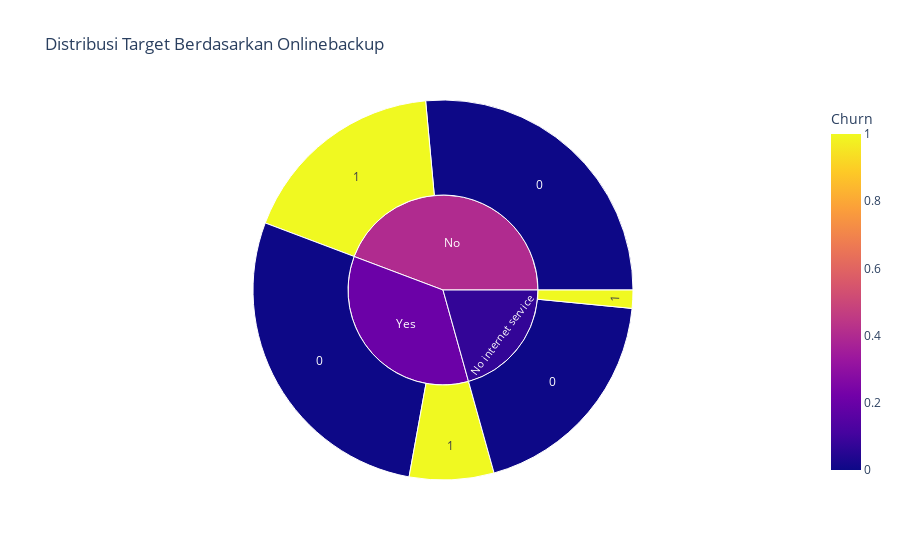

Notebook cell for this chart:
### Markdown cell above
#### Berdasarkan OnlineBackup

### Code cell
cat_col_viz('OnlineBackup')

### Figure 1 — Plotly figure (JSON) as saved in the notebook; plotly's stock layout.template omitted (floating-point values rounded to 4 significant figures)
{"data": [{"branchvalues": "total", "customdata": [[0], [0], [0], [1], [1], [1], [0.4022], [0.07478], [0.2051]], "domain": {"x": [0, 1], "y": [0, 1]}, "hovertemplate": "labels=%{label}<br>count=%{value}<br>parent=%{parent}<br>id=%{id}<br>Churn=%{color}<extra></extra>", "ids": ["No/0", "No internet service/0", "Yes/0", "No/1", "No internet service/1", "Yes/1", "No", "No internet service", "Yes"], "labels": ["0", "0", "0", "1", "1", "1", "No", "No internet service", "Yes"], "marker": {"coloraxis": "coloraxis", "colors": [0, 0, 0, 1, 1, 1, 0.4022, 0.07478, 0.2051]}, "name": "", "parents": ["No", "No internet service", "Yes", "No", "No internet service", "Yes", "", "", ""], "type": "sunburst", "values": [1284, 928, 1353, 864, 75, 349, 2148, 1003, 1702]}], "layout": {"coloraxis": {"colorbar": {"title": {"text": "Churn"}}, "colorscale": [[0, "#0d0887"], [0.1111, "#46039f"], [0.2222, "#7201a8"], [0.3333, "#9c179e"], [0.4444, "#bd3786"], [0.5556, "#d8576b"], [0.6667, "#ed7953"], [0.7778, "#fb9f3a"], [0.8889, "#fdca26"], [1, "#f0f921"]]}, "legend": {"tracegroupgap": 0}, "title": {"text": "Distribusi Target Berdasarkan Onlinebackup"}}}
